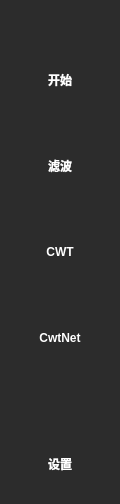
     <widget class="QWidget" name="widget_NavigationBar" native="true">
      <property name="sizePolicy">
       <sizepolicy hsizetype="Expanding" vsizetype="Expanding">
        <horstretch>0</horstretch>
        <verstretch>0</verstretch>
       </sizepolicy>
      </property>
      <property name="minimumSize">
       <size>
        <width>60</width>
        <height>0</height>
       </size>
      </property>
      <property name="maximumSize">
       <size>
        <width>120</width>
        <height>16777215</height>
       </size>
      </property>
      <property name="palette">
       <palette>
        <active>
         <colorrole role="WindowText">
          <brush brushstyle="SolidPattern">
           <color alpha="255">
            <red>255</red>
            <green>255</green>
            <blue>255</blue>
           </color>
          </brush>
         </colorrole>
         <colorrole role="Text">
          <brush brushstyle="SolidPattern">
           <color alpha="255">
            <red>255</red>
            <green>255</green>
            <blue>255</blue>
           </color>
          </brush>
         </colorrole>
         <colorrole role="ButtonText">
          <brush brushstyle="SolidPattern">
           <color alpha="255">
            <red>255</red>
            <green>255</green>
            <blue>255</blue>
           </color>
          </brush>
         </colorrole>
         <colorrole role="Base">
          <brush brushstyle="SolidPattern">
           <color alpha="255">
            <red>255</red>
            <green>255</green>
            <blue>255</blue>
           </color>
          </brush>
         </colorrole>
         <colorrole role="Window">
          <brush brushstyle="SolidPattern">
           <color alpha="255">
            <red>44</red>
            <green>44</green>
            <blue>44</blue>
           </color>
          </brush>
         </colorrole>
        </active>
        <inactive>
         <colorrole role="WindowText">
          <brush brushstyle="SolidPattern">
           <color alpha="255">
            <red>255</red>
            <green>255</green>
            <blue>255</blue>
           </color>
          </brush>
         </colorrole>
         <colorrole role="Text">
          <brush brushstyle="SolidPattern">
           <color alpha="255">
            <red>255</red>
            <green>255</green>
            <blue>255</blue>
           </color>
          </brush>
         </colorrole>
         <colorrole role="ButtonText">
          <brush brushstyle="SolidPattern">
           <color alpha="255">
            <red>255</red>
            <green>255</green>
            <blue>255</blue>
           </color>
          </brush>
         </colorrole>
         <colorrole role="Base">
          <brush brushstyle="SolidPattern">
           <color alpha="255">
            <red>255</red>
            <green>255</green>
            <blue>255</blue>
           </color>
          </brush>
         </colorrole>
         <colorrole role="Window">
          <brush brushstyle="SolidPattern">
           <color alpha="255">
            <red>44</red>
            <green>44</green>
            <blue>44</blue>
           </color>
          </brush>
         </colorrole>
        </inactive>
        <disabled>
         <colorrole role="WindowText">
          <brush brushstyle="SolidPattern">
           <color alpha="255">
            <red>120</red>
            <green>120</green>
            <blue>120</blue>
           </color>
          </brush>
         </colorrole>
         <colorrole role="Text">
          <brush brushstyle="SolidPattern">
           <color alpha="255">
            <red>120</red>
            <green>120</green>
            <blue>120</blue>
           </color>
          </brush>
         </colorrole>
         <colorrole role="ButtonText">
          <brush brushstyle="SolidPattern">
           <color alpha="255">
            <red>120</red>
            <green>120</green>
            <blue>120</blue>
           </color>
          </brush>
         </colorrole>
         <colorrole role="Base">
          <brush brushstyle="SolidPattern">
           <color alpha="255">
            <red>44</red>
            <green>44</green>
            <blue>44</blue>
           </color>
          </brush>
         </colorrole>
         <colorrole role="Window">
          <brush brushstyle="SolidPattern">
           <color alpha="255">
            <red>44</red>
            <green>44</green>
            <blue>44</blue>
           </color>
          </brush>
         </colorrole>
        </disabled>
       </palette>
      </property>
      <property name="font">
       <font>
        <family>Microsoft YaHei UI</family>
        <weight>75</weight>
        <bold>true</bold>
       </font>
      </property>
      <property name="autoFillBackground">
       <bool>true</bool>
      </property>
      <layout class="QVBoxLayout" name="verticalLayout_2">
       <property name="spacing">
        <number>6</number>
       </property>
       <property name="leftMargin">
        <number>0</number>
       </property>
       <property name="topMargin">
        <number>40</number>
       </property>
       <property name="rightMargin">
        <number>0</number>
       </property>
       <property name="bottomMargin">
        <number>0</number>
       </property>
       <item>
        <widget class="QToolButton" name="toolButton_Home">
         <property name="sizePolicy">
          <sizepolicy hsizetype="Expanding" vsizetype="Expanding">
           <horstretch>0</horstretch>
           <verstretch>0</verstretch>
          </sizepolicy>
         </property>
         <property name="minimumSize">
          <size>
           <width>0</width>
           <height>80</height>
          </size>
         </property>
         <property name="maximumSize">
          <size>
           <width>16777215</width>
           <height>160</height>
          </size>
         </property>
         <property name="palette">
          <palette>
           <active>
            <colorrole role="Button">
             <brush brushstyle="SolidPattern">
              <color alpha="255">
               <red>44</red>
               <green>44</green>
               <blue>44</blue>
              </color>
             </brush>
            </colorrole>
           </active>
           <inactive>
            <colorrole role="Button">
             <brush brushstyle="SolidPattern">
              <color alpha="255">
               <red>44</red>
               <green>44</green>
               <blue>44</blue>
              </color>
             </brush>
            </colorrole>
           </inactive>
           <disabled>
            <colorrole role="Button">
             <brush brushstyle="SolidPattern">
              <color alpha="255">
               <red>44</red>
               <green>44</green>
               <blue>44</blue>
              </color>
             </brush>
            </colorrole>
           </disabled>
          </palette>
         </property>
         <property name="font">
          <font>
           <pointsize>9</pointsize>
          </font>
         </property>
         <property name="focusPolicy">
          <enum>Qt::NoFocus</enum>
         </property>
         <property name="autoFillBackground">
          <bool>true</bool>
         </property>
         <property name="text">
          <string>开始</string>
         </property>
         <property name="icon">
          <iconset>
           <normaloff>Util/ICO/Home.png</normaloff>Util/ICO/Home.png</iconset>
         </property>
         <property name="iconSize">
          <size>
           <width>52</width>
           <height>52</height>
          </size>
         </property>
         <property name="checked">
          <bool>false</bool>
         </property>
         <property name="toolButtonStyle">
          <enum>Qt::ToolButtonTextUnderIcon</enum>
         </property>
         <property name="autoRaise">
          <bool>true</bool>
         </property>
         <property name="name" stdset="0">
          <string>Home</string>
         </property>
        </widget>
       </item>
       <item>
        <widget class="QToolButton" name="toolButton_FFT">
         <property name="sizePolicy">
          <sizepolicy hsizetype="Expanding" vsizetype="Expanding">
           <horstretch>0</horstretch>
           <verstretch>0</verstretch>
          </sizepolicy>
         </property>
         <property name="minimumSize">
          <size>
           <width>0</width>
           <height>80</height>
          </size>
         </property>
         <property name="maximumSize">
          <size>
           <width>16777215</width>
           <height>160</height>
          </size>
         </property>
         <property name="palette">
          <palette>
           <active>
            <colorrole role="Button">
             <brush brushstyle="SolidPattern">
              <color alpha="255">
               <red>44</red>
               <green>44</green>
               <blue>44</blue>
              </color>
             </brush>
            </colorrole>
           </active>
           <inactive>
            <colorrole role="Button">
             <brush brushstyle="SolidPattern">
              <color alpha="255">
               <red>44</red>
               <green>44</green>
               <blue>44</blue>
              </color>
             </brush>
            </colorrole>
           </inactive>
           <disabled>
            <colorrole role="Button">
             <brush brushstyle="SolidPattern">
              <color alpha="255">
               <red>44</red>
               <green>44</green>
               <blue>44</blue>
              </color>
             </brush>
            </colorrole>
           </disabled>
          </palette>
         </property>
         <property name="font">
          <font>
           <pointsize>9</pointsize>
          </font>
         </property>
         <property name="focusPolicy">
          <enum>Qt::NoFocus</enum>
         </property>
         <property name="autoFillBackground">
          <bool>true</bool>
         </property>
         <property name="text">
          <string>滤波</string>
         </property>
         <property name="icon">
          <iconset>
           <normaloff>Util/ICO/FFT.png</normaloff>Util/ICO/FFT.png</iconset>
         </property>
         <property name="iconSize">
          <size>
           <width>52</width>
           <height>52</height>
          </size>
         </property>
         <property name="toolButtonStyle">
          <enum>Qt::ToolButtonTextUnderIcon</enum>
         </property>
         <property name="autoRaise">
          <bool>true</bool>
         </property>
         <property name="name" stdset="0">
          <string>FFT</string>
         </property>
        </widget>
       </item>
       <item>
        <widget class="QToolButton" name="toolButton_CWT">
         <property name="sizePolicy">
          <sizepolicy hsizetype="Expanding" vsizetype="Expanding">
           <horstretch>0</horstretch>
           <verstretch>0</verstretch>
          </sizepolicy>
         </property>
         <property name="minimumSize">
          <size>
           <width>0</width>
           <height>80</height>
          </size>
         </property>
         <property name="maximumSize">
          <size>
           <width>16777215</width>
           <height>160</height>
          </size>
         </property>
         <property name="palette">
          <palette>
           <active>
            <colorrole role="Button">
             <brush brushstyle="SolidPattern">
              <color alpha="255">
               <red>44</red>
               <green>44</green>
               <blue>44</blue>
              </color>
             </brush>
            </colorrole>
           </active>
           <inactive>
            <colorrole role="Button">
             <brush brushstyle="SolidPattern">
              <color alpha="255">
               <red>44</red>
               <green>44</green>
               <blue>44</blue>
              </color>
             </brush>
            </colorrole>
           </inactive>
           <disabled>
            <colorrole role="Button">
             <brush brushstyle="SolidPattern">
              <color alpha="255">
               <red>44</red>
               <green>44</green>
               <blue>44</blue>
              </color>
             </brush>
            </colorrole>
           </disabled>
          </palette>
         </property>
         <property name="font">
          <font>
           <pointsize>9</pointsize>
          </font>
         </property>
         <property name="focusPolicy">
          <enum>Qt::NoFocus</enum>
         </property>
         <property name="autoFillBackground">
          <bool>true</bool>
         </property>
         <property name="text">
          <string>CWT</string>
         </property>
         <property name="icon">
          <iconset>
           <normaloff>Util/ICO/Cwt.png</normaloff>Util/ICO/Cwt.png</iconset>
         </property>
         <property name="iconSize">
          <size>
           <width>52</width>
           <height>52</height>
          </size>
         </property>
         <property name="toolButtonStyle">
          <enum>Qt::ToolButtonTextUnderIcon</enum>
         </property>
         <property name="autoRaise">
          <bool>true</bool>
         </property>
         <property name="name" stdset="0">
          <string>LSTM</string>
         </property>
        </widget>
       </item>
       <item>
        <widget class="QToolButton" name="toolButton_LSTM">
         <property name="sizePolicy">
          <sizepolicy hsizetype="Expanding" vsizetype="Expanding">
           <horstretch>0</horstretch>
           <verstretch>0</verstretch>
          </sizepolicy>
         </property>
         <property name="minimumSize">
          <size>
           <width>0</width>
           <height>80</height>
          </size>
         </property>
         <property name="maximumSize">
          <size>
           <width>16777215</width>
           <height>160</height>
          </size>
         </property>
         <property name="palette">
          <palette>
           <active>
            <colorrole role="Button">
             <brush brushstyle="SolidPattern">
              <color alpha="255">
               <red>44</red>
               <green>44</green>
               <blue>44</blue>
              </color>
             </brush>
            </colorrole>
           </active>
           <inactive>
            <colorrole role="Button">
             <brush brushstyle="SolidPattern">
              <color alpha="255">
               <red>44</red>
               <green>44</green>
               <blue>44</blue>
              </color>
             </brush>
            </colorrole>
           </inactive>
           <disabled>
            <colorrole role="Button">
             <brush brushstyle="SolidPattern">
              <color alpha="255">
               <red>44</red>
               <green>44</green>
               <blue>44</blue>
              </color>
             </brush>
            </colorrole>
           </disabled>
          </palette>
         </property>
         <property name="font">
          <font>
           <pointsize>9</pointsize>
          </font>
         </property>
         <property name="focusPolicy">
          <enum>Qt::NoFocus</enum>
         </property>
         <property name="autoFillBackground">
          <bool>true</bool>
         </property>
         <property name="text">
          <string>CwtNet</string>
         </property>
         <property name="icon">
          <iconset>
           <normaloff>Util/ICO/LSTM.png</normaloff>Util/ICO/LSTM.png</iconset>
         </property>
         <property name="iconSize">
          <size>
           <width>52</width>
           <height>52</height>
          </size>
         </property>
         <property name="toolButtonStyle">
          <enum>Qt::ToolButtonTextUnderIcon</enum>
         </property>
         <property name="autoRaise">
          <bool>true</bool>
         </property>
         <property name="name" stdset="0">
          <string>LSTM</string>
         </property>
        </widget>
       </item>
       <item>
        <spacer name="verticalSpacer">
         <property name="orientation">
          <enum>Qt::Vertical</enum>
         </property>
         <property name="sizeHint" stdset="0">
          <size>
           <width>20</width>
           <height>40</height>
          </size>
         </property>
        </spacer>
       </item>
       <item>
        <widget class="QToolButton" name="toolButton_Set">
         <property name="sizePolicy">
          <sizepolicy hsizetype="Expanding" vsizetype="Expanding">
           <horstretch>0</horstretch>
           <verstretch>0</verstretch>
          </sizepolicy>
         </property>
         <property name="minimumSize">
          <size>
           <width>0</width>
           <height>80</height>
          </size>
         </property>
         <property name="maximumSize">
          <size>
           <width>16777215</width>
           <height>160</height>
          </size>
         </property>
         <property name="palette">
          <palette>
           <active>
            <colorrole role="Button">
             <brush brushstyle="SolidPattern">
              <color alpha="255">
               <red>44</red>
               <green>44</green>
               <blue>44</blue>
              </color>
             </brush>
            </colorrole>
           </active>
           <inactive>
            <colorrole role="Button">
             <brush brushstyle="SolidPattern">
              <color alpha="255">
               <red>44</red>
               <green>44</green>
               <blue>44</blue>
              </color>
             </brush>
            </colorrole>
           </inactive>
           <disabled>
            <colorrole role="Button">
             <brush brushstyle="SolidPattern">
              <color alpha="255">
               <red>44</red>
               <green>44</green>
               <blue>44</blue>
              </color>
             </brush>
            </colorrole>
           </disabled>
          </palette>
         </property>
         <property name="font">
          <font>
           <pointsize>9</pointsize>
          </font>
         </property>
         <property name="focusPolicy">
          <enum>Qt::NoFocus</enum>
         </property>
         <property name="autoFillBackground">
          <bool>true</bool>
         </property>
         <property name="text">
          <string>设置</string>
         </property>
         <property name="icon">
          <iconset>
           <normaloff>Util/ICO/Set.png</normaloff>Util/ICO/Set.png</iconset>
         </property>
         <property name="iconSize">
          <size>
           <width>52</width>
           <height>52</height>
          </size>
         </property>
         <property name="toolButtonStyle">
          <enum>Qt::ToolButtonTextUnderIcon</enum>
         </property>
         <property name="autoRaise">
          <bool>true</bool>
         </property>
         <property name="name" stdset="0">
          <string>Set</string>
         </property>
        </widget>
       </item>
      </layout>
     </widget>
